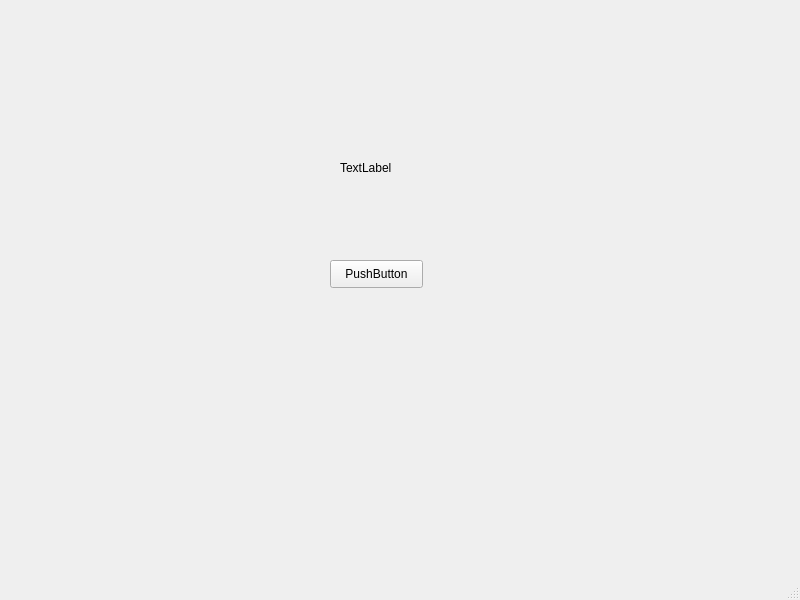
<?xml version="1.0" encoding="UTF-8"?>
<ui version="4.0">
 <class>MainWindow</class>
 <widget class="QMainWindow" name="MainWindow">
  <property name="geometry">
   <rect>
    <x>0</x>
    <y>0</y>
    <width>800</width>
    <height>600</height>
   </rect>
  </property>
  <property name="windowTitle">
   <string>MainWindow</string>
  </property>
  <widget class="QWidget" name="centralwidget">
   <widget class="QPushButton" name="pushButton">
    <property name="geometry">
     <rect>
      <x>330</x>
      <y>260</y>
      <width>93</width>
      <height>28</height>
     </rect>
    </property>
    <property name="text">
     <string>PushButton</string>
    </property>
   </widget>
   <widget class="QLabel" name="label">
    <property name="geometry">
     <rect>
      <x>340</x>
      <y>160</y>
      <width>55</width>
      <height>16</height>
     </rect>
    </property>
    <property name="text">
     <string>TextLabel</string>
    </property>
   </widget>
  </widget>
  <widget class="QMenuBar" name="menubar">
   <property name="geometry">
    <rect>
     <x>0</x>
     <y>0</y>
     <width>800</width>
     <height>26</height>
    </rect>
   </property>
  </widget>
  <widget class="QStatusBar" name="statusbar"/>
 </widget>
 <resources/>
 <connections/>
</ui>
